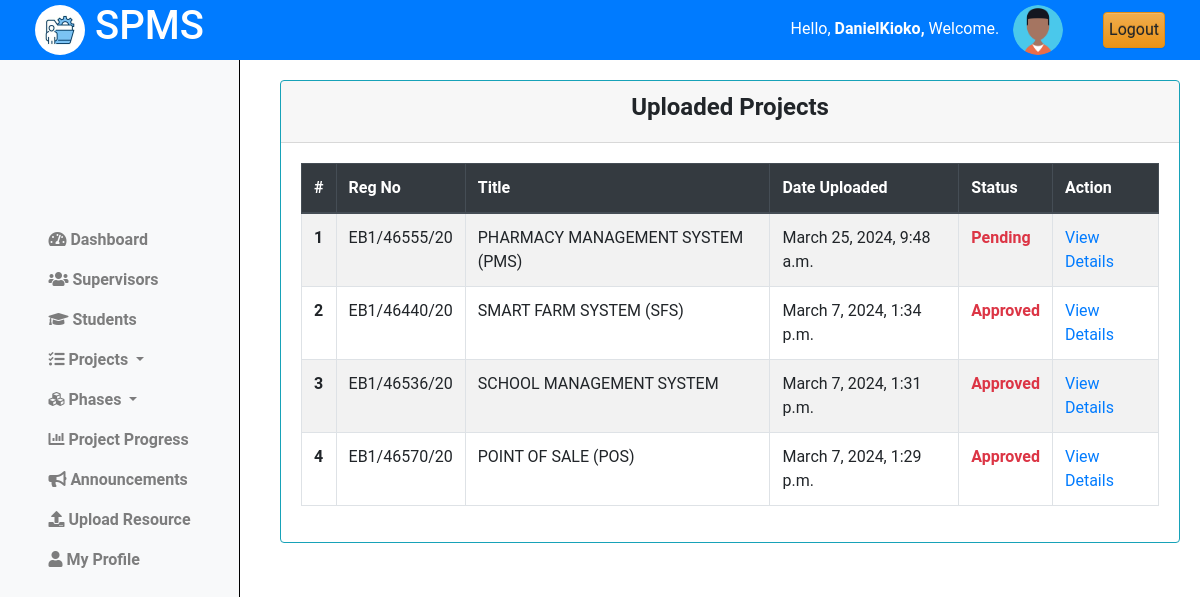
The app's page /coordinator/view_projects/ (signed in), older data.
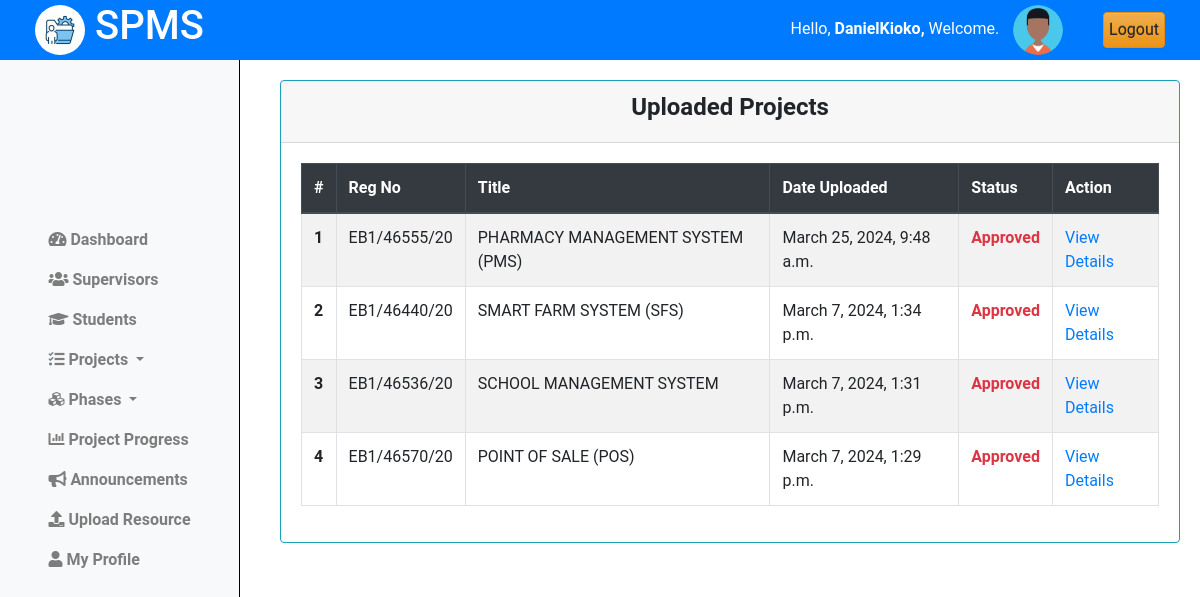
The same page, newer data.
### projectsApp/models.py (models this page shows, shortened)
class Projects(models.Model):
    student = models.ForeignKey(Student, on_delete=models.CASCADE)
    title = models.CharField(max_length=255)
    description = models.TextField()
    objectives = models.TextField()
    lecturer = models.ForeignKey(Lecturer, on_delete=models.SET_NULL, null=True, blank=True)
    status = models.CharField(max_length=50, choices=[
        ('pending', 'Pending'),
        ('approved', 'Approved'),
        ('rejected', 'Rejected')
    ], default='Pending')
    created_at = models.DateTimeField(auto_now_add=True)
    updated_at = models.DateTimeField(auto_now=True)

class Student(models.Model):
    regno = models.CharField(max_length=255, unique=True)
    email = models.EmailField(max_length=255, unique=True)
    name = models.CharField(max_length=255)
    phone_number = models.IntegerField(null=True, blank=True)
    intake_year = models.PositiveSmallIntegerField(default=2024)
    password = models.CharField(max_length=128, null=False, blank=False)
    user_id = models.AutoField(primary_key=True)
    last_login = models.DateTimeField(blank=True, null=True)
    USERNAME_FIELD = 'email'
    REQUIRED_FIELDS = ['regno', 'name', 'phone_number']
    class Meta:
        db_table = "students"

### projectsApp/AccessControl.py (the view)
    @login_required
    def wrapper(request, *args, **kwargs):
        if not isinstance(request.user, Coordinator):
            return redirect('cordinator_login')
        return function(request, *args, **kwargs)

### projectsApp/AccessControl.py (called while the page is built)
def coordinator_required(function):
    @login_required
    def wrapper(request, *args, **kwargs):
        if not isinstance(request.user, Coordinator):
            return redirect('cordinator_login')
        return function(request, *args, **kwargs)
    return wrapper

### projectsApp/views.py (called while the page is built)
@coordinator_required
def view_projects(request):
    projects = Projects.objects.all().order_by('-created_at')
    context = {
        'projects':projects
        }
    return render(request, 'cordinator/projects.html',context)

### projectsApp/templates/cordinator/projects.html
{% extends 'base_cord.html' %}
{% load static %}
{% block content %}
{% include 'column1_cord.html' %}
<div class="content">
    <div class="container-fluid">
        <div class="row">
            <div class="card border-info">
                <div class="card-header text-center">
                    <h4><b>Uploaded Projects</b></h4>
                </div>
                <div class="card-body">
                    <table class="table table-bordered table-hover  table-striped border-info">
                        <thead class="thead-dark">
                            <tr>
                                <th scope="col">#</th>
                                <th scope="col">Reg No</th>
                                <th scope="col">Title</th>
                                <th scope="col">Date Uploaded</th>
                                <th scope="col">Status</th>
                                <th scope="col">Action</th>
                            </tr>
                        </thead>
                        <tbody>
                            {% if projects.exists %}
                                {% for project in projects %}
                                    <tr>
                                        <th scope="row">{{forloop.counter}}</th>
                                        <td>{{project.student.regno|upper}}</td>
                                        <td>{{project.title|upper}}</td>
                                        <td>{{project.created_at}}</td>
                                        <td class="text-danger "><b>{{project.status|title}}</b></td>
                                        <td><a href="{% url "view_project_details" project.id%}"> View Details </a></td>
                                    </tr>
                            {% endfor %}
                            {% else %}
                                <tr>
                                    <td colspan="6" class="text-center text-danger">No Uploaded projects found.</td>
                                </tr>
                            {% endif %}
                        </tbody>
                    </table>
                </div>
            </div>
        </div>
    </div>
</div>
<link rel="stylesheet" href="{% static 'css/mystudents.css' %}">
{% endblock %}

Row changes from the older to the newer data that the page shows:
changed Projects "PHARMACY MANAGEMENT SYSTEM (PMS)": status "Pending" → "Approved"
